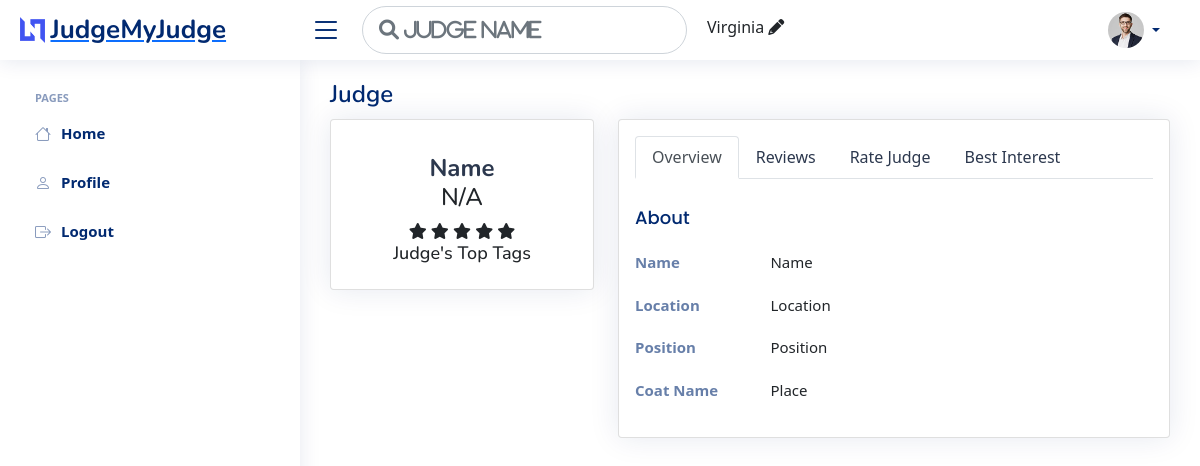
The app's page /getJudge2/1 (signed in) with its own data.
### judge/models.py (models this page shows, shortened)
class judge (models.Model):
    location = models.CharField(max_length=100, null=True, blank=True)
    state = models.CharField(max_length=100, default="Virginia")
    name = models.CharField(
        max_length=100, null=True, blank=True)
    position = models.CharField(max_length=100, null=True, blank=True)
    coat_name = models.CharField(
        max_length=100, null=True, blank=True)
    numberOfRatings = models.IntegerField(default=0)
    obtainScore = models.FloatField(default=0)
    totalRating = models.FloatField(default=0)

### registration/models.py (models this page shows, shortened)
class UserProfile(models.Model):
    user = models.OneToOneField(User, on_delete=models.CASCADE)
    date_of_birth = models.DateField()
    address = models.CharField(max_length=500)
    case_number = models.IntegerField(blank=True, null=True)
    picture_id = models.ImageField(blank=True, null=True,
                                   upload_to='user_image/', default="default.jpg")
    membership = models.BooleanField(default=False)

### judge/views.py (the view)
# urls.py: path('getJudge2/<str:pk>', views.getJudge2, name="getJudge2"),
def getJudge2(request, pk):
    profile = ""
    user = request.user
    canrate = True
    canbestintrest = True
    total_rating = 0
    if request.user.is_authenticated:
        profile = UserProfile.objects.get(user=user)
    judgeInfo = judge.objects.get(id=pk)
    try:
        ratting = judgeRateing.objects.filter(ratedTo=judgeInfo)
        total_num = (len(ratting))*5
        obtain_num = 0
        for r in ratting:
            obtain_num += r.rating
            if r.user == request.user:
                canrate = False
        if total_num != 0:
            total_rating = (obtain_num/total_num)*5
    except User.DoesNotExist:
        ratting = ''
    try:
        bestIntrest = bestInterest.objects.filter(ratedTo=judgeInfo)
        for r in bestIntrest:
            if r.user == request.user:
                canbestintrest = False
    except User.DoesNotExist:
        ratting = ''
    listOfTags = tags.objects.all()
    category_list = categories.objects.all()
    request.session["JudgeLocation"] = judgeInfo.state
    tagList = judgeTags.objects.filter(tagTo=judgeInfo)
    userTag = []
    if request.user.is_authenticated:
        uTag = judgeTags.objects.filter(tagTo=judgeInfo, user=request.user)
        for uT in uTag:
            userTag.append(uT.tag.name)
    context = {'judgeInfo': judgeInfo,
               'profile': profile, 'ratting': ratting, 'total_rating': total_rating, 'canrate': canrate, 'canbestintrest': canbestintrest, 'categories': category_list, 'listOfTags': listOfTags, 'tagList': tagList, 'userTag': userTag}
    return render(request, 'judge/ratejudge.html', context)

### judge/templates/judge/ratejudge.html (shortened to what this page needs)
{% extends "main.html" %}
{% load static %}
{% block content %}
{% include "head.html" %}
{% include "sidebar.html" %}
<main id="main" class="main">
    <div class="pagetitle">
      <h1>Judge</h1>
    </div>
    <section class="section profile">
      <div class="row">
        <div class="col-xl-4">
          <div class="card">
            <div class="card-body profile-card pt-4 d-flex flex-column align-items-center">
              <h2>{{judgeInfo.name}}</h2>
              <div class="align-items-center">
                {% if judgeInfo.totalRating == 0 %}
                <h4>N/A</h4>
                {% else %}
                <h4>{{judgeInfo.totalRating|floatformat:2}}</h4>
                {% endif %}
              </div>
              <div class="align-items-center">
                {% if judgeInfo.totalRating >= 1 %}
                <span class="fa fa-star checked"></span>
                {% else %}
                <span class="fa fa-star"></span>
                {% endif %}
                {% if judgeInfo.totalRating >= 2 %}
                <span class="fa fa-star checked"></span>
                {% else %}
                <span class="fa fa-star"></span>
                {% endif %}
                {% if judgeInfo.totalRating >= 3 %}
                <span class="fa fa-star checked"></span>
                {% else %}
                <span class="fa fa-star"></span>
                {% endif %}
                {% if judgeInfo.totalRating >= 4 %}
                <span class="fa fa-star checked"></span>
                {% else %}
                <span class="fa fa-star"></span>
                {% endif %}
                {% if judgeInfo.totalRating >= 5 %}
                <span class="fa fa-star checked"></span>
                {% else %}
                <span class="fa fa-star"></span>
                {% endif %}
              </div>
              <h3>Judge's Top Tags</h3>
            </div>
          </div>
        </div>
        <div class="col-xl-8">
          <div class="card" style="overflow: visible !important;">
            <div class="card-body pt-3">
              <ul class="nav nav-tabs nav-tabs-bordered">
                <li class="nav-item">
                  <button class="nav-link active" data-bs-toggle="tab" data-bs-target="#profile-overview">Overview</button>
                </li>
                <li class="nav-item">
                  <button class="nav-link" data-bs-toggle="tab" data-bs-target="#reviews">Reviews</button>
                </li>
                {% if request.user.is_authenticated %}
                  {% if canrate == True %}
                    <li class="nav-item">
                      <button class="nav-link" data-bs-toggle="tab" data-bs-target="#rate-judge">Rate Judge</button>
                    </li>
                  {% else %}
                  <li class="nav-item">
                    <button class="nav-link" data-bs-toggle="tab" data-bs-target="#edit-rate">Edit Rating</button>
                  </li>
                  {% endif %}
                  {% if canbestintrest == True %}
                  <li class="nav-item">
                    <button class="nav-link" data-bs-toggle="tab" data-bs-target="#best-interest">Best Interest</button>
                  </li>
                  {% endif %}
                {% endif %}
              </ul>
              <div class="tab-content pt-2">
                <div class="tab-pane fade show active profile-overview" id="profile-overview">
                  <h5 class="card-title">About</h5>
                  <div class="row">
                    <div class="col-lg-3 col-md-4 label ">Name</div>
                    <div class="col-lg-9 col-md-8">{{judgeInfo.name}}</div>
                  </div>
                  <div class="row">
                    <div class="col-lg-3 col-md-4 label">Location</div>
                    <div class="col-lg-9 col-md-8">{{judgeInfo.location}}</div>
                  </div>
                  <div class="row">
                    <div class="col-lg-3 col-md-4 label">Position</div>
                    <div class="col-lg-9 col-md-8">{{judgeInfo.position}}</div>
                  </div>
                  <div class="row">
                    <div class="col-lg-3 col-md-4 label">Coat Name</div>
                    <div class="col-lg-9 col-md-8">{{judgeInfo.coat_name}}</div>
                  </div>
                </div>
              </div>
            </div>
          </div>
        </div>
      </div>
    </section>
  </main>
{% endblock %}

### templates/head.html (shortened to what this page needs)
<header id="header" class="header fixed-top d-flex align-items-center">
    <div class="d-flex align-items-center justify-content-between">
      <a href="{% url 'profile' %}" class="logo d-flex align-items-center">
        <img src="assets/img/logo.png" alt="">
        <span class="d-none d-lg-block">JudgeMyJudge</span>
      </a>
      <i class="bi bi-list toggle-sidebar-btn"></i>
    </div>
    <div class="search-bar">
      <input type="text" id="headSearchJudge" class="form-control form-control-lg headSearchJudge" placeholder="&#xF002; Judge name">
    </div>
    {% if request.session.JudgeLocation %}
    <div class="headLocationOption" id="headLocationOption">
      <p id="setLocation">{{request.session.JudgeLocation}} <i class ="fa fa-pencil" id="changeHeadLocation"></i></p>
    </div>
    {% endif %}
    <nav class="header-nav ms-auto">
      <ul class="d-flex align-items-center">
        {% if request.user.is_authenticated %}
        <li class="nav-item dropdown pe-3">
          <a class="nav-link nav-profile d-flex align-items-center pe-0" href="#" data-bs-toggle="dropdown">
            <img src="{{profile.picture_id.url}}" alt="Profile" class="rounded-circle">
            <span class="d-none d-md-block dropdown-toggle ps-2">{{profile.user.first_name}}</span>
          </a>
        </li>
          {% else %}
            <li class="dropdown-header">
              <h6><a href="{% url 'loginPage' %}">Login</a></h6>
            </li>
          {% endif %}
      </ul>
    </nav>
  </header>

### static/css/style.css (style rules this page uses)
:root { scroll-behavior: smooth; }
body { font-family: "Open Sans", sans-serif; background: #f6f9ff; color: #444444; }
a { color: #4154f1; text-decoration: none; }
h1, h2, h3, h4, h5, h6 { font-family: "Nunito", sans-serif; }
#main { margin-top: 60px; padding: 20px 30px; transition: all 0.3s; }
.pagetitle { margin-bottom: 10px; }
.pagetitle h1 { font-size: 24px; margin-bottom: 0; font-weight: 600; color: #012970; }
.card { margin-bottom: 30px; border: none; border-radius: 5px; box-shadow: 0px 0 30px rgba(1, 41, 112, 0.1); overflow: hidden; }
.card-title { padding: 20px 0 15px 0; font-size: 18px; font-weight: 500; color: #012970; font-family: "Poppins", sans-serif; }
.card-body { padding: 0 20px 20px 20px; }
.nav-tabs-bordered { border-bottom: 2px solid #ebeef4; }
.nav-tabs-bordered .nav-link { margin-bottom: -2px; border: none; color: #2c384e; }
.nav-tabs-bordered .nav-link.active { background-color: #fff; color: #4154f1; border-bottom: 2px solid #4154f1; }
.logo { line-height: 1; }
@media (min-width: 1200px) { .logo { width: 280px; } }
.logo img { max-height: 26px; margin-right: 6px; }
.logo span { font-size: 26px; font-weight: 700; color: #012970; font-family: "Nunito", sans-serif; }
.header { transition: all 0.5s; z-index: 997; height: 60px; box-shadow: 0px 2px 20px rgba(1, 41, 112, 0.1); background-color: #fff; padding-left: 20px; }
.header .toggle-sidebar-btn { font-size: 32px; padding-left: 10px; cursor: pointer; color: #012970; }
.header .search-bar { min-width: 360px; padding: 0 20px; }
.header-nav ul { list-style: none; }
.header-nav > ul { margin: 0; padding: 0; }
.header-nav .nav-profile { color: #012970; }
.header-nav .nav-profile img { max-height: 36px; }
.header-nav .nav-profile span { font-size: 14px; font-weight: 600; }
@media (min-width: 1200px) { #main, #footer { margin-left: 300px; } }
.profile .profile-card h2 { font-size: 24px; font-weight: 700; color: #2c384e; margin: 10px 0 0 0; }
.profile .profile-card h3 { font-size: 18px; }
.profile .profile-overview .row { margin-bottom: 20px; font-size: 15px; }
.profile .profile-overview .card-title { color: #012970; }
.profile .profile-overview .label { font-weight: 600; color: rgba(1, 41, 112, 0.6); }

### static/css/headSearch.css (style rules this page uses)
.headSearchJudge { font-family: FontAwesome; width: 325px; font-style: normal; font-weight: normal; text-decoration: inherit; border-radius: 25px; }
#changeHeadLocation { cursor: pointer; }
.fa-star { cursor: pointer; }
.headLocationOption { margin-top: 10px; }

### records on screen
judge: session.JudgeLocation "Virginia", name "Name", location "Location", position "Position", coat_name "Place"
UserProfile: picture_id (picture)
